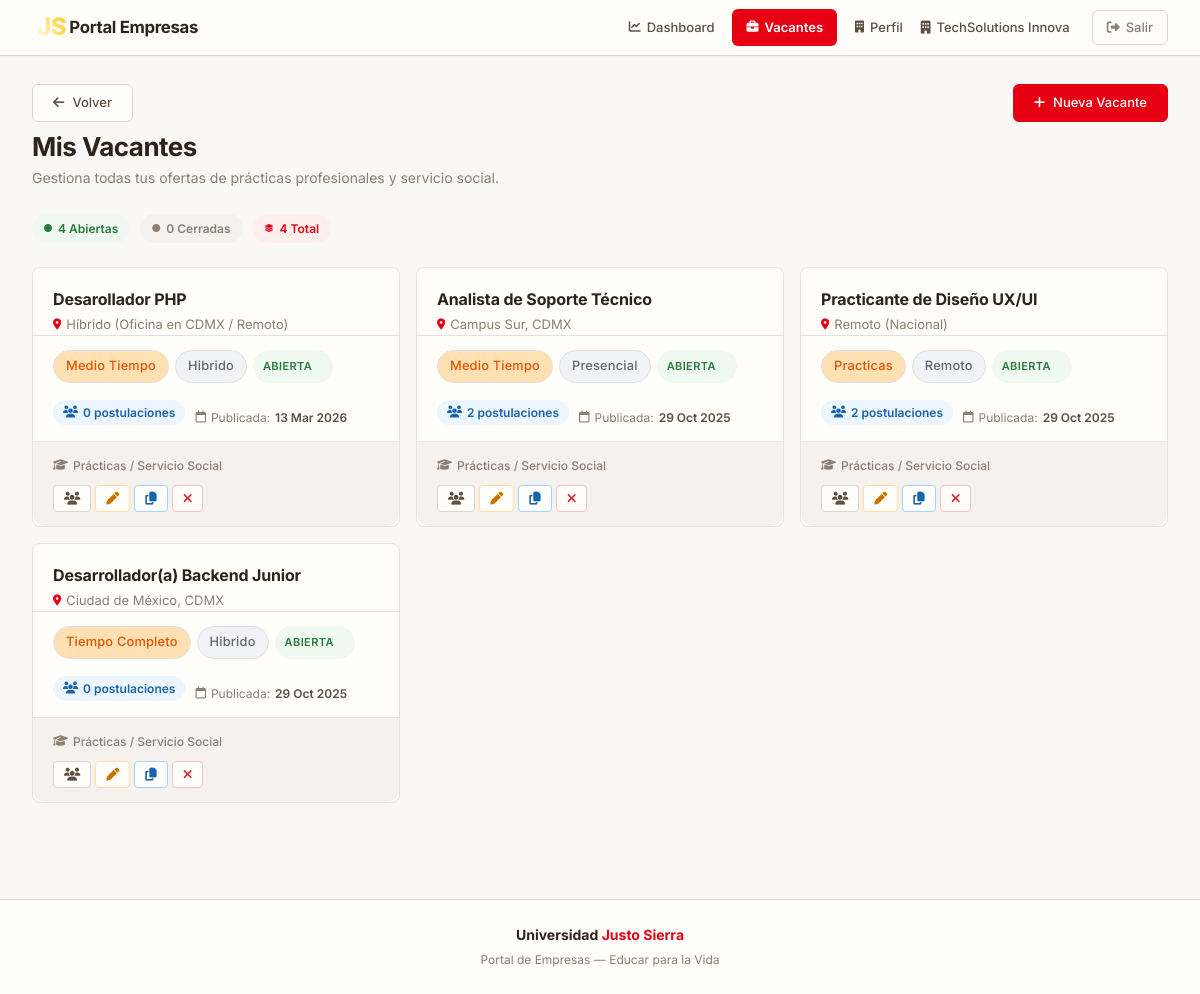
/companies/gestion_vacantes.php (signed in), run on the app's committed database.
### tables this page shows
CREATE TABLE `vacantes` (
  `id_vacante` int(11) NOT NULL,
  `id_empresa` int(11) NOT NULL,
  `titulo` varchar(255) NOT NULL,
  `descripcion` text NOT NULL,
  `tipo_contrato` enum('tiempo_completo','medio_tiempo','practicas','temporal','proyecto') NOT NULL,
  `modalidad` enum('presencial','remoto','hibrido') NOT NULL,
  `salario_ofrecido` decimal(10,2) DEFAULT NULL,
  `carrera_afin` varchar(100) DEFAULT NULL,
  `ubicacion` varchar(255) DEFAULT NULL,
  `estado` enum('abierta','cerrada') DEFAULT 'abierta',
  `fecha_publicacion` timestamp NOT NULL DEFAULT current_timestamp()
);

### companies/controllers/GestionVacantesController.php (called while the page is built, shortened)
<?php
require_once __DIR__ . '/../models/VacanteCompanyModel.php';
class GestionVacantesController {
    private $conexion;
    public function __construct(PDO $conexion) {
        $this->conexion = $conexion;
    }
    public function index() {
        $id_empresa = $_SESSION['id_empresa'];
        $vacantes = [];
        try {
            $model = new VacanteCompanyModel($this->conexion);
            $vacantes = $model->getVacantesByEmpresa($id_empresa);
        } catch (PDOException $e) {
            error_log("Error de BD en Gestion Vacantes: " . $e->getMessage());
            $error_bd = "Error al cargar las vacantes. Intente de nuevo más tarde. (Detalle: " . $e->getMessage() . ")";
        }
        $count_abiertas = 0;
        $count_cerradas = 0;
        foreach ($vacantes as $v) {
            if ($v['estado'] === 'abierta') $count_abiertas++;
            else $count_cerradas++;
        }
        if (!function_exists('formatear_tag')) {
            function formatear_tag($texto) {
                $formato = str_replace('_', ' ', $texto);
                return ucwords($formato);
            }
        }
        require_once __DIR__ . '/../views/gestion_vacantes.php';
    }
}

### companies/gestion_vacantes.php (called while the page is built)
<?php
require_once '../config/conexion.php';
require_once 'controllers/GestionVacantesController.php';
$controller = new GestionVacantesController($conexion);
$controller->index();

### companies/models/VacanteCompanyModel.php (called while the page is built, shortened)
<?php
class VacanteCompanyModel {
    private $conexion;
    public function __construct(PDO $conexion) {
        $this->conexion = $conexion;
    }
    public function getVacantesByEmpresa($id_empresa) {
        $sql = "SELECT v.*, (SELECT COUNT(*) FROM postulaciones WHERE id_vacante = v.id_vacante) as total_postulaciones
                FROM vacantes v
                WHERE v.id_empresa = :id_empresa
                ORDER BY v.fecha_publicacion DESC";
        $stmt = $this->conexion->prepare($sql);
        $stmt->bindParam(':id_empresa', $id_empresa, PDO::PARAM_INT);
        $stmt->execute();
        return $stmt->fetchAll(PDO::FETCH_ASSOC);
    }
}

### companies/views/gestion_vacantes.php (the view, shortened to what this page needs)
<!DOCTYPE html>
<html lang="es">
<head>
    <link rel="stylesheet" href="../assets/css/style.css">
    <link rel="stylesheet" href="../assets/css/index.css">
    <link rel="stylesheet" href="../assets/css/companies_premium.css?v=<?php echo time(); ?>">
    <link rel="stylesheet" href="https://cdnjs.cloudflare.com/ajax/libs/font-awesome/6.5.1/css/all.min.css">
</head>
<body>
    <nav class="navbar-premium">
        <a href="dashboard.php" class="navbar-brand"><span class="brand-js">JS</span> Portal Empresas</a>
        <div class="navbar-links">
            <a href="dashboard.php" class="nav-pill"><i class="fa-solid fa-chart-line"></i> Dashboard</a>
            <a href="gestion_vacantes.php" class="nav-pill active"><i class="fa-solid fa-briefcase"></i> Vacantes</a>
            <a href="perfil_empresa.php" class="nav-pill"><i class="fa-solid fa-building"></i> Perfil</a>
            <span class="welcome-msg"><i class="fa-solid fa-building"></i> <?php echo htmlspecialchars($_SESSION['nombre_empresa'] ?? ''); ?></span>
            <a href="../logout.php" class="btn-logout-premium"><i class="fa-solid fa-right-from-bracket"></i> Salir</a>
        </div>
    </nav>
    <div class="premium-dashboard">
        <div class="animate-fade-in page-topbar">
            <a href="dashboard.php" class="btn-premium secondary">
                <i class="fas fa-arrow-left"></i> Volver
            </a>
            <a href="publicar_vacante.php" class="btn-premium primary">
                <i class="fas fa-plus"></i> Nueva Vacante
            </a>
        </div>
        <div class="animate-fade-in delay-1" style="margin-bottom: 24px;">
            <h1 class="premium-title">Mis Vacantes</h1>
            <p class="premium-subtitle">
                Gestiona todas tus ofertas de prácticas profesionales y servicio social.
            </p>
            <div style="display: flex; gap: 10px; flex-wrap: wrap;">
                <span class="count-badge open">
                    <i class="fas fa-circle"></i> <?php echo $count_abiertas; ?> Abiertas
                </span>
                <span class="count-badge closed">
                    <i class="fas fa-circle"></i> <?php echo $count_cerradas; ?> Cerradas
                </span>
                <span class="count-badge total">
                    <i class="fas fa-layer-group"></i> <?php echo count($vacantes); ?> Total
                </span>
            </div>
        </div>
        <?php if (count($vacantes) > 0): ?>
            <div class="job-list-premium" style="margin-top: 12px;">
                <?php foreach ($vacantes as $index => $vacante): ?>
                    <?php $delayClass = 'delay-' . min(($index % 4) + 1, 4); ?>
                    <div class="premium-job-card animate-fade-in <?php echo $delayClass; ?>">
                        <div class="job-card-header">
                            <h2>
                                <?php echo htmlspecialchars($vacante['titulo']); ?>
                            </h2>
                            <p>
                                <i class="fas fa-location-dot"></i>
                                <?php echo htmlspecialchars($vacante['ubicacion']); ?>
                            </p>
                        </div>
                        <div class="job-card-body">
                            <div class="job-card-tags">
                                <span class="tag tag-contrato">
                                    <?php echo formatear_tag($vacante['tipo_contrato']); ?>
                                </span>
                                <span class="tag tag-modalidad">
                                    <?php echo formatear_tag($vacante['modalidad']); ?>
                                </span>
                                <?php
                                    $estado = htmlspecialchars($vacante['estado']);
                                    $clase_estado = ($estado === 'abierta') ? 'status-enviada' : 'status-rechazada';
                                    echo "<span class='status-badge {$clase_estado}'>{$estado}</span>";
                                ?>
                            </div>
                            <div style="display:flex; align-items:center; gap:10px; margin-top:10px; flex-wrap:wrap;">
                                <span class="job-card-postulations"><i class="fa-solid fa-users"></i> <?php echo $vacante['total_postulaciones']; ?> postulaciones</span>
                                <span class="job-card-date">
                                    <i class="far fa-calendar"></i> Publicada: <strong><?php echo date('d M Y', strtotime($vacante['fecha_publicacion'])); ?></strong>
                                </span>
                            </div>
                        </div>
                        <div class="job-card-footer">
                            <span>
                                <i class="fas fa-graduation-cap"></i> Prácticas / Servicio Social
                            </span>
                            <div class="table-actions-group">
                                <a href="ver_postulaciones.php?id_vacante=<?php echo $vacante['id_vacante']; ?>"
                                   class="btn-premium secondary" data-tooltip="Ver postulaciones">
                                    <i class="fas fa-users"></i>
                                </a>
                                <a href="publicar_vacante.php?id=<?php echo $vacante['id_vacante']; ?>"
                                   class="btn-premium secondary btn-action-edit" data-tooltip="Editar">
                                    <i class="fas fa-pen"></i>
                                </a>
                                <form action="procesar_empresa.php" method="POST" style="margin: 0;" onsubmit="return confirm('¿Crear una copia de esta vacante?');">
                                    <button type="submit" class="btn-premium secondary btn-action-duplicate" data-tooltip="Duplicar">
                                        <i class="fas fa-copy"></i>
                                    </button>
                                </form>
                                <?php if ($vacante['estado'] === 'abierta'): ?>
                                    <a href="procesar_empresa.php?action=cerrar&id_vacante=<?php echo $vacante['id_vacante']; ?>"
                                       data-tooltip="Cerrar vacante"
                                       class="btn-premium secondary btn-action-close"
                                       onclick="return confirm('¿Cerrar esta vacante?');">
                                        <i class="fas fa-xmark"></i>
                                    </a>
                                <?php endif; ?>
                            </div>
                        </div>
                    </div>
                <?php endforeach; ?>
            </div>
        <?php endif; ?>
    </div>
    <footer class="footer-premium">
        <div class="footer-brand">Universidad <span class="accent">Justo Sierra</span></div>
        <p>Portal de Empresas &mdash; Educar para la Vida</p>
    </footer>
</body>
</html>

### assets/css/style.css (style rules this page uses)
:root { --color-js-rojo-principal: #E60013; --color-js-rojo-secundario: #EA0029; --color-js-amarillo: #FCC800; --gradiente-js-principal: linear-gradient(60deg, var(--color-js-rojo-principal), var(--color-js-amarillo)); --color-fondo: #f0f2f5; --color-texto-principal: #333; --color-texto-secundario: #666; --color-borde: #dee2e6; --color-blanco: #FFFFFF; --color-exito: #28a745; --color-error: #dc3545; --color-info: #17a2b8; --fuente-principal: 'Inter', sans-serif; --fuente-titulos: 'Inter', sans-serif; }
* { box-sizing: border-box; margin: 0; padding: 0; }
body { font-family: var(--fuente-principal); background-color: var(--color-fondo); color: var(--color-texto-principal); line-height: 1.6; min-height: 100vh; }
h1, h2, h3, h4, h5, h6 { font-family: var(--fuente-titulos); color: var(--color-js-rojo-secundario); margin-bottom: 0.75rem; font-weight: 700; }
a { color: var(--color-js-rojo-principal); text-decoration: none; }
.navbar-brand { font-family: var(--fuente-titulos); font-size: 1.3rem; font-weight: 700; color: var(--color-blanco) !important; }
.navbar-brand .brand-js { background: linear-gradient(60deg, var(--color-blanco), var(--color-js-amarillo)); -webkit-background-clip: text; background-clip: text; -webkit-text-fill-color: transparent; color: transparent; display: inline-block; font-size: 1.5rem; margin-left: 5px; }
.navbar-links { display: flex; align-items: center; gap: 15px; }
.welcome-msg { font-size: 0.95rem; font-weight: 500; color: var(--color-blanco); margin-right: 10px; }
.job-card-header { padding: 20px 25px; border-bottom: 1px solid var(--color-borde); }
.job-card-header h2 { margin-bottom: 5px; color: var(--color-texto-principal); font-size: 1.25rem; font-weight: 600; }
.job-card-body { padding: 20px 25px; flex-grow: 1; }
.job-card-tags { display: flex; flex-wrap: wrap; gap: 8px; margin-bottom: 15px; }
.job-card-tags .tag { background-color: #f0f2f5; border: 1px solid #e0e0e0; color: var(--color-texto-secundario); font-weight: 500; padding: 5px 12px; border-radius: 20px; font-size: 0.8rem; }
.job-card-tags .tag-contrato { background-color: #ffe0b2; color: #e65100; }
.job-card-footer { padding: 15px 25px; background-color: #f9f9f9; border-top: 1px solid var(--color-borde); border-radius: 0 0 12px 12px; display: flex; justify-content: space-between; align-items: center; }
.job-card-footer span { font-size: 0.9rem; color: var(--color-texto-secundario); font-weight: 600; }
.status-badge { display: inline-block; padding: 6px 14px; border-radius: 20px; font-size: 0.8rem; font-weight: 600; text-transform: capitalize; line-height: 1; min-width: 80px; text-align: center; }
.status-enviada { background-color: #e3f2fd; color: #1e88e5; }

### assets/css/index.css (style rules this page uses)
:root { --js-red: #E60013; --js-red-dark: #B3000E; --js-red-light: #FF3347; --js-gold: #FCC800; --js-gold-dark: #D4A800; --js-gold-light: #FFEB99; --premium-dark: #1A1A1A; --premium-darker: #121212; --premium-gray: #4A4A4A; --premium-light-gray: #E0E0E0; --premium-surface: #FFFFFF; --premium-background: #F8F9FA; --font-heading: 'Montserrat', sans-serif; --font-body: 'Poppins', sans-serif; --shadow-sm: 0 2px 8px rgba(0, 0, 0, 0.05); --shadow-md: 0 8px 24px rgba(230, 0, 19, 0.08); --shadow-lg: 0 12px 32px rgba(0, 0, 0, 0.12); --transition-fast: 0.2s cubic-bezier(0.4, 0, 0.2, 1); --transition-smooth: 0.3s cubic-bezier(0.4, 0, 0.2, 1); }
body { font-family: var(--font-body) !important; background-color: var(--premium-background) !important; color: var(--premium-dark) !important; -webkit-font-smoothing: antialiased; -moz-osx-font-smoothing: grayscale; }
h1, h2, h3, h4, h5, h6, .title-login { font-family: var(--font-heading) !important; font-weight: 700 !important; color: var(--premium-dark) !important; letter-spacing: -0.5px; }
a { transition: color var(--transition-fast), opacity var(--transition-fast); }

### data on the page
vacantes: titulo "Desarollador PHP", ubicacion "Híbrido (Oficina en CDMX / Remoto)", tipo_contrato "Medio Tiempo", modalidad "Hibrido", estado "ABIERTA", total_postulaciones "0", fecha_publicacion "13 Mar 2026"
vacantes: titulo "Analista de Soporte Técnico", ubicacion "Campus Sur, CDMX", tipo_contrato "Medio Tiempo", modalidad "Presencial", estado "ABIERTA", total_postulaciones "2", fecha_publicacion "29 Oct 2025"
vacantes: titulo "Practicante de Diseño UX/UI", ubicacion "Remoto (Nacional)", tipo_contrato "Practicas", modalidad "Remoto", estado "ABIERTA", total_postulaciones "2", fecha_publicacion "29 Oct 2025"
vacantes: titulo "Desarrollador(a) Backend Junior", ubicacion "Ciudad de México, CDMX", tipo_contrato "Tiempo Completo", modalidad "Hibrido", estado "ABIERTA", total_postulaciones "0", fecha_publicacion "29 Oct 2025"

### other printed values
$_SESSION['nombre_empresa'] "TechSolutions Innova"
$count_abiertas "4"
$count_cerradas "0"
count($vacantes) "4"
